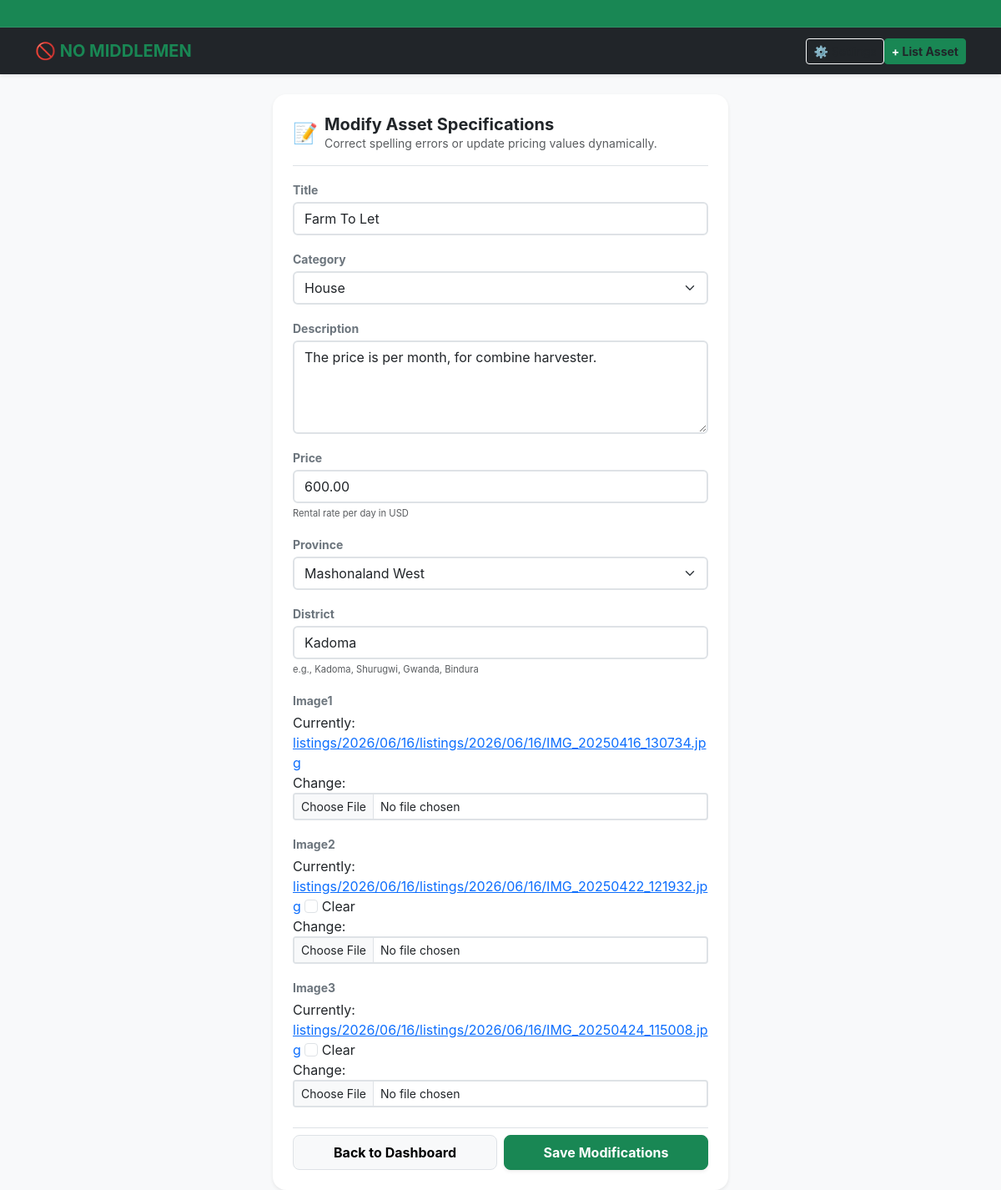
The page /asset/1/edit/ (signed in) on the database its author committed.
### listings/models.py (models this page shows, shortened)
class Listing(models.Model):
    CATEGORY_CHOICES = [
        ('Property', (
            ('house', 'House'),
            ('flat', 'Apartment / Flat'),
            ('room', 'Room'),
            ('cottage', 'Cottage'),
            ('office', 'Office Room'),
            ('shop_prop', 'Retail Shop Space'),
            ('warehouse', 'Warehouse'),
            ('conf_hall', 'Conference Hall'),
            ('event_venue', 'Event Venue'),
            ('ind_building', 'Industrial Building'),
            ('comm_stand', 'Commercial Stand'),
            ('res_stand', 'Residential Stand'),
            ('land_plot', 'Land / Agricultural Plot'),
            ('student_accom', 'Student Accommodation'),
        )),
        ('Vehicle', (
            ('car', 'Car'),
            ('truck', 'Truck'),
            ('bus', 'Bus'),
            ('minibus', 'Minibus'),
            ('motorcycle', 'Motorcycle'),
            ('bicycle', 'Bicycle'),
            ('tractor_veh', 'Tractor (Transport)'),
            ('tipper', 'Tipper Truck'),
            ('fuel_tanker', 'Fuel Tanker'),
            ('van', 'Van'),
            ('ambulance', 'Ambulance'),
            ('luxury_veh', 'Luxury Vehicle'),
            ('caravan', 'Caravan'),
            ('const_veh', 'Construction Vehicle'),
        )),
        ('Mining Equipment', (
            ('excavator', 'Excavator'),
            ('bulldozer', 'Bulldozer'),
            ('compressor', 'Air Compressor'),
            ('generator_min', 'Heavy Generator'),
            ('jack_hammer', 'Jack Hammer'),
            ('drill_rig', 'Drill Rig'),
            ('water_pump_min', 'High-Volume Water Pump'),
            ('crusher', 'Mill Crusher / Concentrator'),
            ('loader', 'Front Loader'),
            ('dump_truck', 'Mining Dump Truck'),
            ('conveyor', 'Conveyor System'),
            ('detector', 'Metal Detector'),
            ('safety_gear', 'Mining Safety Equipment'),
            ('survey_equip', 'Surveying Equipment'),
        )),
        ('Farming Equipment', (
            ('tractor_farm', 'Farm Tractor'),
            ('plough', 'Plough'),
            ('harrow', 'Disc Harrow'),
            ('planter', 'Planter / Seed Drill'),
            ('boom_sprayer', 'Boom Sprayer'),
            ('irrigation', 'Irrigation System Layout'),
            ('water_pump_farm', 'Farm Water Pump'),
            ('cultivator', 'Cultivator'),
            ('harvester', 'Harvester Machine'),
            ('baler', 'Hay Baler'),
            ('feed_mixer', 'Feed Mixer'),
            ('livestock_trail', 'Livestock Trailer'),
            ('poultry_equip', 'Poultry Equipment'),
            ('greenhouse', 'Greenhouse Structure'),
        )),
        ('Commerce & Business', (
            ('pos_machine', 'Point of Sale (POS) Machine'),
            ('cash_register', 'Cash Register'),
            ('comm_fridge', 'Commercial Refrigerator'),
            ('display_shelf', 'Display Shelves'),
            ('office_furn', 'Office Furniture'),
            ('comm_computer', 'Business Computer Set'),
            ('comm_printer', 'Enterprise Printer/Copier'),
            ('projector_biz', 'Business Projector'),
            ('internet_equip', 'Network Routers / Starlink'),
        )),
        ('Fishing', (
            ('fish_boat', 'Fishing Boat'),
            ('canoe', 'Canoe'),
            ('fish_net', 'Fishing Net'),
            ('fish_rod', 'Fishing Rod / Gear'),
            ('fish_trap', 'Fish Trap'),
            ('outboard_engine', 'Outboard Engine'),
            ('fish_tank', 'Fish Tank'),
            ('ice_box', 'Commercial Ice Box'),
            ('feed_equip', 'Fish Feed Equipment'),
            ('life_jacket', 'Safety Jacket'),
        )),
        ('Tourism & Hospitality', (
            ('lodge_prop', 'Safari Lodge Room'),
            ('holiday_home', 'Holiday Home'),
            ('campsite', 'Campsite Plot'),
            ('safari_veh', 'Safari Open Vehicle'),
            ('tour_camping_gear', 'Camping / Tour Equipment'),
        )),
        ('General Equipment', (
            ('welding_machine', 'Welding Machine'),
            ('concrete_mixer', 'Concrete Mixer'),
            ('ladder', 'Industrial Ladder'),
            ('power_tools', 'Power Tools (Drills, Saws)'),
            ('solar_system', 'Solar Power System / Batteries'),
            ('cleaning_equip', 'Industrial Cleaning Equipment'),
        )),
        ('Information Technology', (
            ('laptop', 'Laptop Computer'),
            ('desktop', 'Desktop Computer Set'),
            ('server', 'Server Rack Unit'),
            ('starlink_kit', 'Starlink Terminal Kit'),
            ('cctv_system', 'CCTV Security System'),
            ('drone', 'Drone / Quadcopter'),
            ('smart_phone', 'Smart Phone / Tablet'),
        )),
        ('Events & Entertainment', (
            ('pa_system', 'Public Address (PA) System'),
            ('speakers', 'Audio Speakers'),
            ('microphones', 'Microphones / Wireless Gear'),
            ('dj_equipment', 'DJ Decks & Mixers'),
            ('stage_equip', 'Stage Rigging & Lighting'),
            ('event_furniture', 'Tents, Chairs & Tables'),
            ('led_screens', 'LED Display Screens'),
            ('camera_gear', 'Video / Live Streaming Camera'),
        )),
        ('Other', (
            ('other_asset', 'Other (Unlisted Asset - Describe fully below)'),
        ))
    ]
    PROVINCE_CHOICES = [
        ('harare', 'Harare'),
        ('bulawayo', 'Bulawayo'),
        ('manicaland', 'Manicaland'),
        ('mash_central', 'Mashonaland Central'),
        ('mash_east', 'Mashonaland East'),
        ('mash_west', 'Mashonaland West'),
        ('masvingo', 'Masvingo'),
        ('mat_north', 'Matabeleland North'),
        ('mat_south', 'Matabeleland South'),
        ('midlands', 'Midlands'),
    ]
    TIER_CHOICES = [
        ('standard', 'Standard Listing'),
        ('featured', 'Featured Boost (Pinned To Top)'),
    ]
    owner = models.ForeignKey(
        settings.AUTH_USER_MODEL,
        on_delete=models.CASCADE,
        related_name='listings'
    )
    title = models.CharField(max_length=100)
    category = models.CharField(max_length=50, choices=CATEGORY_CHOICES, default='other_asset')
    description = models.TextField(max_length=1000)
    price = models.DecimalField(max_digits=10, decimal_places=2, help_text="Rental rate per day in USD")
    province = models.CharField(max_length=20, choices=PROVINCE_CHOICES)
    district = models.CharField(max_length=50, help_text="e.g., Kadoma, Shurugwi, Gwanda, Bindura")
    image1 = models.ImageField(upload_to='listings/%Y/%m/%d/')
    image2 = models.ImageField(upload_to='listings/%Y/%m/%d/', blank=True, null=True)
    image3 = models.ImageField(upload_to='listings/%Y/%m/%d/', blank=True, null=True)
    is_paid = models.BooleanField(default=False)
    is_active = models.BooleanField(default=False) # Only True after payment verification & admin approval
    market_tier = models.CharField(max_length=15, choices=TIER_CHOICES, default='standard')
    created_at = models.DateTimeField(auto_now_add=True)
    updated_at = models.DateTimeField(auto_now=True)
    class Meta:
        ordering = ['-market_tier', '-created_at'] # Automatically floats Featured posts to the top engine

### listings/views.py (the view)
# urls.py: path('asset/<int:listing_id>/edit/', views.edit_listing_view, name='edit_listing'),
@login_required
def edit_listing_view(request, listing_id):
    listing = get_object_or_404(Listing, id=listing_id, owner=request.user)
    if request.method == 'POST':
        form = ListingForm(request.POST, request.FILES, instance=listing)
        if form.is_valid():
            form.save()
            messages.success(request, f"'{listing.title}' has been successfully updated.")
            return redirect('dashboard:index')
    else:
        form = ListingForm(instance=listing)
    return render(request, 'listings/edit_listing.html', {'form': form, 'listing': listing})

### listings/forms.py
class ListingForm(forms.ModelForm):
    class Meta:
        model = Listing
        fields = [
            'title', 'category', 'description', 'price',
            'province', 'district', 'image1', 'image2', 'image3'
        ]
    def __init__(self, *args, **kwargs):
        super().__init__(*args, **kwargs)
        for field_name, field in self.fields.items():
            if field_name in ['category', 'province']:
                field.widget.attrs.update({'class': 'form-select form-select-md border-2'})
            elif field_name in ['image1', 'image2', 'image3']:
                field.widget.attrs.update({'class': 'form-control form-control-sm border-dashed'})
            else:
                field.widget.attrs.update({'class': 'form-control border-2'})
        self.fields['title'].widget.attrs.update({'placeholder': 'e.g., 3-Phase Gold Ball Mill'})
        self.fields['district'].widget.attrs.update({'placeholder': 'e.g., Kadoma, Shurugwi, Gwanda'})
        self.fields['description'].widget.attrs.update({
            'placeholder': 'Specify terms, capacity, runtime hours, and inclusion criteria...',
            'rows': 4
        })

### listings/templates/listings/edit_listing.html (shortened to what this page needs)
{% extends 'base.html' %}
{% block content %}
<div class="row justify-content-center mt-2">
    <div class="col-12 col-md-8 col-lg-6">
        <div class="card shadow-sm border-0 p-4 rounded-4 bg-white">
            <div class="d-flex align-items-center gap-2 mb-3 border-bottom pb-3">
                <span class="fs-4">📝</span>
                <div>
                    <h5 class="fw-bold mb-0">Modify Asset Specifications</h5>
                    <p class="text-muted small mb-0">Correct spelling errors or update pricing values dynamically.</p>
                </div>
            </div>
            <form method="POST" enctype="multipart/form-data" action="{% url 'listings:edit_listing' listing.id %}">
                {% for field in form %}
                    <div class="mb-3">
                        <label class="form-label small fw-bold text-secondary mb-1">{{ field.label }}</label>
                        <div class="input-group-container">
                            {{ field }}
                        </div>
                        {% if field.help_text %}
                            <div class="form-text text-muted small" style="font-size: 0.7rem;">{{ field.help_text }}</div>
                        {% endif %}
                    </div>
                {% endfor %}
                <div class="d-flex gap-2 mt-4 pt-2 border-top">
                    <a href="{% url 'dashboard:index' %}" class="btn btn-light border w-50 fw-bold py-2 rounded-3 text-decoration-none text-center">
                        Back to Dashboard
                    </a>
                    <button type="submit" class="btn btn-success w-50 fw-bold py-2 rounded-3 shadow-sm">
                        Save Modifications
                    </button>
                </div>
            </form>
        </div>
    </div>
</div>
{% endblock %}

### listings/templates/base.html (style rules this page uses)
[data-theme="light"] { --bg-main: #f8f9fa; --text-main: #212529; --card-bg: #ffffff; --border-line: #dee2e6; --input-bg: #ffffff; --input-text: #212529; --accordion-btn-bg: #ffffff; }
body { background-color: var(--bg-main) !important; color: var(--text-main) !important; font-family: -apple-system, BlinkMacSystemFont, "Segoe UI", Roboto, sans-serif; transition: background 0.2s ease, color 0.2s ease; }
.card, .modal-content, .accordion-item, .list-group-item { background-color: var(--card-bg) !important; color: var(--text-main) !important; border-color: var(--border-line) !important; }
p, span, label, h1, h2, h3, h4, h5, h6, td, th { color: var(--text-main) !important; transition: color 0.2s ease; }
.form-control, .form-select, .form-select option { background-color: var(--input-bg) !important; color: var(--input-text) !important; border-color: var(--border-line) !important; }

### rows shown on the page
Listing: form "Farm To Let" "House" "The price is per month, for combine harvester." "600.00" "Mashonaland West" "Kadoma"

### other values the page prints
{{ TEXT.list_asset }} "List Asset"
{{ field.label }} "Title" "Category" "Description" "Price" "Province" "District" "Image1" "Image2" "Image3"
{{ field.help_text }} "Rental rate per day in USD" "e.g., Kadoma, Shurugwi, Gwanda, Bindura"
